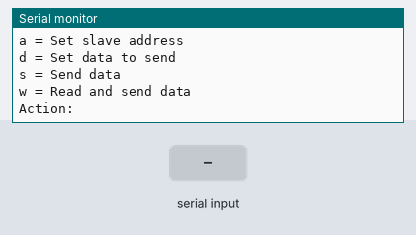
A sketch run on a simulated Arduino Uno, built with avr-gcc and run on an emulated ATmega328P. On the bench: the last lines printed to the serial monitor. The test bench sets the inputs (shaded band).

Above: at 1.2 s.
1.3 s: "a90\n" received over Serial
At 1.37 s:
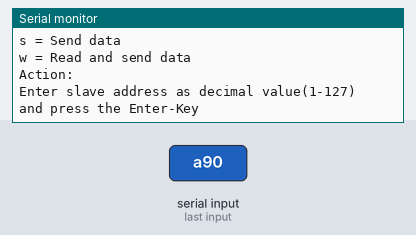
2.8 s: "d90\n" received over Serial
At 4.0 s:
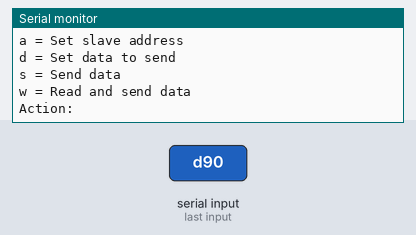

Measured:
- after the input at 1.3 s, the serial monitor: prints a new line at once (image 1)
- after the input at 2.8 s, the serial monitor: prints a new line at once (image 2)

The sketch:

serial_i2c_tester.ino
```cpp
// (licence header left out)
#include <Wire.h>

#define SERIAL_PORT Serial

uint8_t slave_addr = 0x01;
uint8_t data[128];
uint8_t data_length = 0;

void clearSerial()
{
  while(SERIAL_PORT.available() > 0) {
    SERIAL_PORT.read();
  }
}

void readAddress()
{
  uint8_t c;
  int tmp = 0;
  SERIAL_PORT.println("Enter slave address as decimal value(1-127) and press the Enter-Key");
  SERIAL_PORT.print("Slave address: ");
  while (true) {
    if(SERIAL_PORT.available() == 0) {
      continue;
    }
    c = SERIAL_PORT.read();
    if(isDigit(c)) {
      tmp = tmp * 10 + (c - '0');
      SERIAL_PORT.write(c);
    } else if (c == 27) {
      return;
    } else if (isControl(c)) {
      break;
    }
  }
  SERIAL_PORT.println();
  clearSerial();
  if (tmp > 0 && tmp < 128) {
    slave_addr = tmp;
  } else {
    SERIAL_PORT.println("Only values in the range 1-127 are allowed");
    SERIAL_PORT.println("Press any key to continue");
    waitSerial();
  }
}

bool readData()
{
  // Data
  uint8_t tmp_data[128];
  // Length
  uint8_t tmp_data_length = 0;
  // data octet
  uint8_t pos_data = 0;
  // nibble to process
  uint8_t lower = 0;
  // character read from serial
  uint8_t c;

  SERIAL_PORT.println("Enter data as hex string");
  SERIAL_PORT.print("Data: ");

  while(true) {
    if (SERIAL_PORT.available() > 0) {
      c = SERIAL_PORT.read();

      if (c == 27) {
        return false;
      } else if (isControl(c)) {
        break;
      } else if (!isHexadecimalDigit(c)) {
        continue;
      }

      SERIAL_PORT.write(c);

      if(isLowerCase(c)) {
        // lower case characters
        c -= 87;
      } else if(isUpperCase(c)) {
        // upper case characters
        c -= 55;
      } else if(isDigit(c)){
        // numbers
        c -= 48;
      }
      if(lower == 0) {
        // process first nibble
        c = c << 4;
        pos_data = c;
        lower = 1;
      } else {
        // process second nibble
        pos_data |= c;
        tmp_data[tmp_data_length++] = pos_data;
        lower = 0;
      }
    }
  }
  SERIAL_PORT.println();
  if (lower == 1) {
    SERIAL_PORT.println("Data incomplete.");
    SERIAL_PORT.println("Press any key to continue");
    waitSerial();
    return false;
  }
  memcpy(data, tmp_data, tmp_data_length);
  data_length = tmp_data_length;
  return true;
}

void sendI2C(uint8_t *data, uint8_t len) {
  uint8_t i;
  SERIAL_PORT.print("Sending data '");
  for(i = 0; i < len; i++) {
    if (data[i] < 16) {
      SERIAL_PORT.print("0");
    }
    SERIAL_PORT.print(data[i], HEX);
  }
  SERIAL_PORT.print("' to ");
  SERIAL_PORT.println(slave_addr);

  Wire.beginTransmission(slave_addr);
  Wire.write(data, len);
  Wire.endTransmission();
}

void waitSerial()
{
  clearSerial();
  while (SERIAL_PORT.available() == 0);
}

void setup(){
    Wire.begin();
    SERIAL_PORT.begin(9600);
}

void loop(){
  uint8_t c;
  uint8_t i;
  SERIAL_PORT.println();
  SERIAL_PORT.println("Serial to I2C");
  SERIAL_PORT.println("=============");
  SERIAL_PORT.print("Slave Address: ");
  SERIAL_PORT.println(slave_addr);
  SERIAL_PORT.print("Data: ");
  for(i=0; i < data_length; i++) {
    if(i % 8 == 0 && i != 0) {
      SERIAL_PORT.println();
      SERIAL_PORT.print("      ");
    }
    if(data[i] < 16) {
      SERIAL_PORT.print('0');
    }
    SERIAL_PORT.print(data[i], HEX);
  }
  SERIAL_PORT.println();
  SERIAL_PORT.println("-------------");
  SERIAL_PORT.println("a = Set slave address");
  SERIAL_PORT.println("d = Set data to send");
  SERIAL_PORT.println("s = Send data");
  SERIAL_PORT.println("w = Read and send data");
  SERIAL_PORT.println();
  SERIAL_PORT.print("Action: ");
  clearSerial();
  waitSerial();
  c = SERIAL_PORT.read();
  SERIAL_PORT.println();
  switch(c) {
    case 'a':
      readAddress();
      break;
    case 'd':
      readData();
      break;
    case 's':
      sendI2C(data, data_length);
      break;
    case 'w':
      if(readData()) {
        sendI2C(data, data_length);
      }
      break;
  }
}
```
